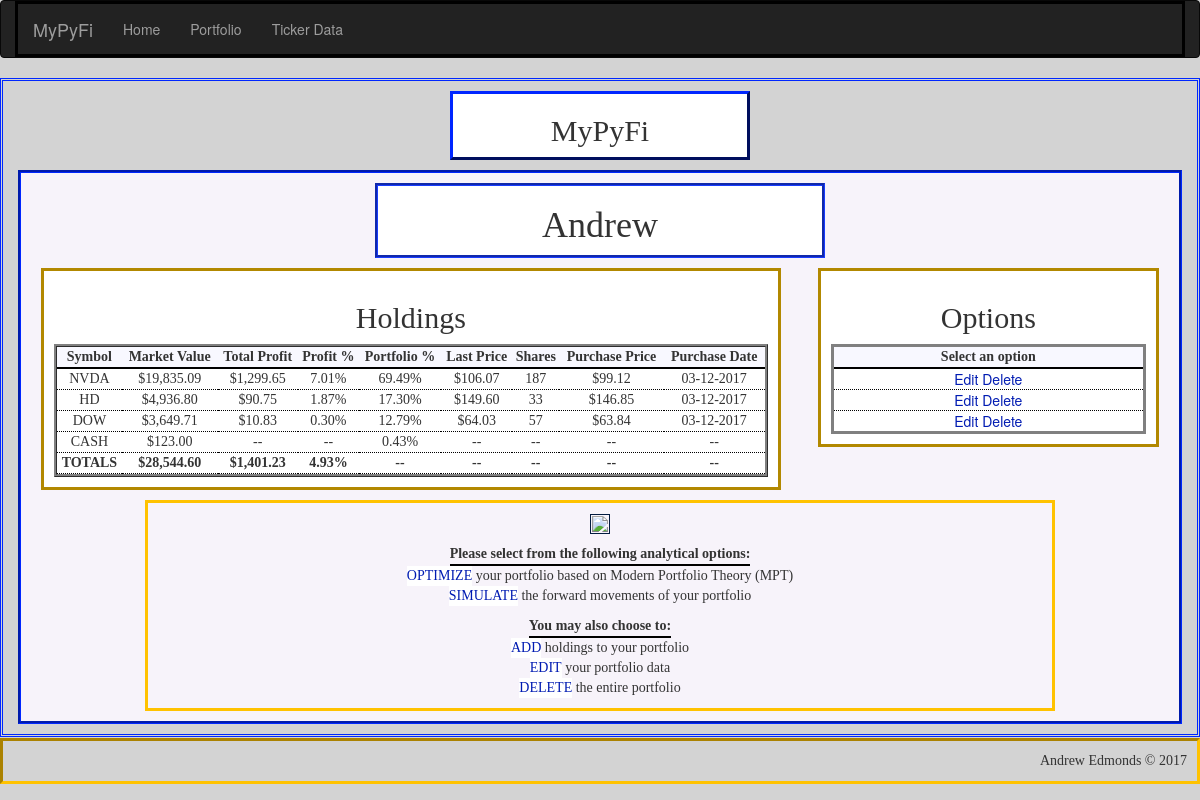
Page /portfolio/Andrew on the committed database.
### app/models.py (models this page shows, shortened)
class Portfolio(db.Model):
    __tablename__ = 'portfolios'
    id = db.Column(db.Integer, primary_key=True, autoincrement=True)
    name = db.Column(db.String(25), unique=True)    # name of portfolio
    cash = db.Column(db.Float)                      # cash holdings within portfolio
    market_value = db.Column(db.Float)              # market value of all holdings + cash
    total_profit = db.Column(db.Float)              # total profits of all holdings
    invested = db.Column(db.Float)                  # total amount invested into holdings - excludes cash holding
    profit_percent = db.Column(db.Float)            # percent return on current amount invested - excludes cash holding
    num_holdings = db.Column(db.Integer)            # total number of holdings in portfolio - excludes cash holding
    holdings = db.relationship('Holding', backref='portfolio', lazy='dynamic')

class Holding(db.Model):
    __tablename__ = 'holdings'
    id = db.Column(db.Integer, primary_key=True, autoincrement=True)
    symbol = db.Column(db.String(6))            # stock symbol
    shares = db.Column(db.Integer)              # number of shares held
    market_value = db.Column(db.Float)          # market value of holding
    purch_date = db.Column(db.Date)             # date holding was purchased
    purch_price = db.Column(db.Float)           # share price on purchase date
    last_price = db.Column(db.Float)            # most recent price from pandas_dataframe module
    total_profit = db.Column(db.Float)          # total profits of holding ($)
    profit_percent = db.Column(db.Float)        # percent profit based on initial amount invested
    portfolio_percent = db.Column(db.Float)     # percent holding makes up of overall portfolio
    last_updated = db.Column(db.String)         # date holding's last_price attribute was updated
    portfolio_id = db.Column(db.Integer, db.ForeignKey('portfolios.id'))

### app/main/views.py (the view)
@main.route('/portfolio/<name>', methods=['GET', 'POST'])
def portfolio(name):
    portfolio = Portfolio.query.filter_by(name=name).first()
    if portfolio is None:
        abort(404)
    else:
        session['portfolio'] = str(portfolio.name)
    holding_data = portfolio.holdings.order_by(Holding.portfolio_percent.desc()).all()
    PortfolioPlot(portfolio)
    return render_template('portfolio/portfolio.html', name=name, holding_data=holding_data, cash=portfolio.cash)

### app/templates/portfolio/portfolio.html (shortened to what this page needs)
{% extends "base-detailed.html" %}
{% import "bootstrap/wtf.html" as wtf %}
{% block page_title %}
<h2>
    <center>MyPyFi</center>
</h2>
{% endblock %}
{% block main_title %}
<h1>{{ name }}</h1>
{% endblock %}
{% block main_focus %}
{% if not holding_data|count > 0 %}
<h1>
    <center>No Holdings Found!</center>
</h1>
<p>
<center>There are no holdings saved in the portfolio {{ name }}</center></p>
{% else %}
<h2>
    <center>Holdings</center>
</h2>
<table style="width:100%" id="portfolio_table">
    <tr>
        <th>
            <center>Symbol</center>
        </th>
        <th>
            <center>Market Value</center>
        </th>
        <th>
            <center>Total Profit</center>
        </th>
        <th>
            <center>Profit %</center>
        </th>
        <th>
            <center>Portfolio %</center>
        </th>
        <th>
            <center>Last Price</center>
        </th>
        <th>
            <center>Shares</center>
        </th>
        <th>
            <center>Purchase Price</center>
        </th>
        <th>
            <center>Purchase Date</center>
        </th>
    </tr>
    {% for holding in holding_data %}
    <tr>
        <td>
            <center>{{ holding["symbol"] | upper }}</center>
        </td>
        <td>
            <center>{{ "${:,.2f}".format(holding["last_price"]*holding["shares"]) }}</center>
        </td>
        <td>
            <center>{{ "${:,.2f}".format(holding["total_profit"]) }}</center>
        </td>
        <td>
            <center>{{ "{0:.2f}%".format(holding["profit_percent"]*100) }}</center>
        </td>
        <td>
            <center>{{ "{0:.2f}%".format(holding["portfolio_percent"]*100) }}</center>
        </td>
        <td>
            <center>{{ "${:,.2f}".format(holding["last_price"]) }}</center>
        </td>
        <td>
            <center>{{ holding["shares"] }}</center>
        </td>
        <td>
            <center>{{ "${:,.2f}".format(holding["purch_price"]) }}</center>
        </td>
        <td>
            <center>{{ "{:%m-%d-%Y}".format(holding["purch_date"]) }}</center>
        </td>
    </tr>
    {% endfor %}
    <tr id="cash_row">
        <td>
            <center>CASH</center>
        </td>
        <td>
            <center>{{ "${:,.2f}".format(cash) }}</center>
        </td>
        <td>
            <center>--</center>
        </td>
        <td>
            <center>--
            </center>
        </td>
        <td>
            <center>{{
                "{0:.2f}%".format(100*cash/(holding_data|sum(attribute="market_value")+cash))
                }}
            </center>
        </td>
        <td>
            <center>--
            </center>
        </td>
        <td>
            <center>--
            </center>
        </td>
        <td>
            <center>--
            </center>
        </td>
        <td>
            <center>--
            </center>
        </td>
    </tr>
    <tr id="focus_total_row">
        <td>
            <center>TOTALS</center>
        </td>
        <td>
            <center>{{ "${:,.2f}".format(cash + holding_data|sum(attribute="market_value")) }}</center>
        </td>
        <td>
            <center>{{ "${:,.2f}".format(holding_data|sum(attribute="total_profit")) }}</center>
        </td>
        <td>
            <center>{{
                "{0:.2f}%".format(100*holding_data|sum(attribute="total_profit")/holding_data|sum(attribute="market_value"))
                }}
            </center>
        </td>
        <td>
            <center>--
            </center>
        </td>
        <td>
            <center>--
            </center>
        </td>
        <td>
            <center>--
            </center>
        </td>
        <td>
            <center>--
            </center>
        </td>
        <td>
            <center>--
            </center>
        </td>
    </tr>
</table>
{% endif %}
{% endblock %}
{% block main_options %}
{% if not holding_data|count > 0 %}
<h1>
    <center>No Holdings Found!</center>
</h1>
<p>
<center>There are no holdings saved in the portfolio {{ name }}</center></p>
{% else %}
<h2>
    <center>Options</center>
</h2>
<table style="width:100%" id="options_table">
    <tr>
        <th>
            <center>Select an option</center>
        </th>
    </tr>
    {% for holding in holding_data %}
    <tr>
        <td>
            <a class="button"
               href="{{ url_for('main.holding_edit', name=name, symbol=holding['symbol'], holding_id = holding['id'])}}">Edit</a>
            <a class="button"
               href="{{ url_for('main.holding_delete_ask', name=name, symbol=holding['symbol'], holding_id = holding['id'])}}">Delete</a>
        </td>
    </tr>
    {% endfor %}
</table>
{% endif %}
{% endblock %}
{% block verbage %}
<img src="{{ url_for('static',filename='portfolio_plot.png') }}">
<table style="width:100%" id="verbage_action_table">
    <tr>
        <th>
            <center>Please select from the following analytical options:</center>
        </th>
    </tr>
    <tr>
        <td>
            <a class="button" href="{{ url_for('main.portfolio_optimal_ask', name=name) }}">OPTIMIZE</a>
            your portfolio based on Modern Portfolio Theory (MPT)
        </td>
    </tr>
    <tr>
        <td>
            <a class="button" href="{{ url_for('main.portfolio_simulate_ask', name=name) }}">SIMULATE</a>
            the forward movements of your portfolio
        </td>
    </tr>
</table>
<table style="width:100%" id="verbage_edit_table">
    <tr>
        <th>
            <center>You may also choose to:</center>
        </th>
    </tr>
    <tr>
        <td>
            <a class="button" href="{{ url_for('main.holding_add', name=name) }}">ADD</a>
            holdings to your portfolio
        </td>
    </tr>
    <tr>
        <td>
            <a class="button" href="{{ url_for('main.portfolio_edit', name=name) }}">EDIT</a>
            your portfolio data
        </td>
    </tr>
    <tr>
        <td>
            <a class="button" href="{{ url_for('main.portfolio_delete_ask', name=name) }}">DELETE</a> the entire
            portfolio
        </td>
    </tr>
</table>
{% endblock %}

### app/templates/base-detailed.html (shortened to what this page needs)
{% extends "base.html" %}
{% block head %}
{{ super() }}
<link rel="stylesheet" href="{{ url_for('static',filename='css/style_main.css') }}" type="text/css">
{% endblock %}
{% block main_content %}
<div class="title" id="title">
    {% block page_title %}Page title{% endblock %}
</div>
<div class="container" id="main">
    <div class="title" id="main-title">
        {% block main_title %}Main Title{% endblock %}
    </div>
    <div class="container" id="main-focus">
        {% block main_focus %}Main focus{% endblock %}
    </div>
    <div class="container" id="main-options">
        {% block main_options %}main options{% endblock %}
    </div>
    <div class="container" id="verbage">
        {% block verbage %}verbage{% endblock %}
    </div>
</div>
{% endblock %}

### app/templates/base.html (shortened to what this page needs)
{% extends "bootstrap/base.html" %}
{% block head %}
{{ super() }}
{% endblock %}
{% block navbar %}
<div class="navbar navbar-inverse" role="navigation">
    <div class="container">
        <div class="navbar-header">
            <a class="navbar-brand" href="/">MyPyFi</a>
        </div>
        <div class="navbar-collapse collapse">
            <ul class="nav navbar-nav">
                <li><a href="/">Home</a></li>
                <li><a href="{{ url_for('main.portfolio_main') }}">Portfolio</a></li>
                <li><a href="{{ url_for('main.ticker_data') }}">Ticker Data</a></li>
            </ul>
        </div>
    </div>
</div>
{% endblock %}
{% block content %}
<div class="container" id="complete">
    {% block main_content %}{% endblock %}
</div>
{% block footer %}
<div class="footer" id="footer">
    Andrew Edmonds &copy; 2017
</div>
{% endblock %}
{% endblock %}

### app/static/css/style_main.css (style rules this page uses)
body { background-color: lightgray; }
.title { border-style: ridge; margin-left: auto; margin-right: auto; font-family: "Agency FB"; text-align: center; vertical-align: middle; }
.container { border-style: solid; border-color: black; }
#complete { border-color: #0027FF; border-style: double; margin: auto; padding-top: 10px; padding-bottom: 10px; width: 100%; min-height: 85vh; min-height: 550px; }
#main .container { padding: 10px; }
#title { border-color: #001BB2; border-style: outset; width: 300px; vertical-align: middle; background-color: white; }
#main { background-color: #F7F3FA; border-style: groove; border-color: #0027FF; padding: 10px; margin-top: 10px; margin-left: auto; margin-right: auto; width: 100%; }
#main h2 { font-family: "Palatino Linotype"; }
#main th { font-family: "Bitstream Vera Sans Mono"; border-bottom: 2pt solid black; }
#main-title { border-color: #193CFF; border-style: groove; margin-left: auto; margin-right: auto; width: 450px; height: 75px; background-color: white; }
#main-focus { background-color: white; border-color: #B28800; border-style: solid; margin: 10px; margin-right: auto; width: 65%; float: left; }
#portfolio_table { border-collapse: separate; border-style: ridge; background-color: #F4F1F7; }
#main-focus th { background-color: ghostwhite; }
#main-focus td { font-family: "Felix Titling"; border-bottom: 1pt dotted black; background-color: white; }
#focus_total_row { font-weight: bold; }
#main-options { background-color: white; border-color: #B28800; border-style: solid; margin: 10px; margin-left: 10px; margin-right: 10px; width: 30%; float: right; }
#options_table { text-align: center; border-style: solid; background-color: #F4F1F7; }
#main-options th { background-color: ghostwhite; }
#main-options td { font-family: Verdana, "Helvetica Neue", Arial, Helvetica, Geneva, sans-serif; border-bottom: 1pt dotted black; background-color: white; }
#verbage { border-color: #FFC200; border-style: solid; margin-left: auto; margin-right: auto; padding: 10px; width: 80%; min-height: 100px; clear: both; text-align: center; vertical-align: middle; font-family: "Fira Code"; }
#footer { border-style: inset; border-color: #FFC200; margin-top: 1px; padding: 10px; text-align: right; vertical-align: bottom; font-family: "Trebuchet MS"; clear: both; }
#verbage th { display: inline-block; }
.button { background-color: white; color: #001BB2; border: thin; text-align: center; text-decoration: none; display: inline-block; cursor: pointer; }
img { padding:1px; border:1px solid #021a40; }

### rows in the picture
Portfolio: name "Andrew", cash "$123.00"
Holding: symbol "NVDA", holding['last_price']*holding['shares'] "$19,835.09", total_profit "$1,299.65", holding['profit_percent']*100 "7.01%", holding['portfolio_percent']*100 "69.49%", last_price "$106.07", shares "187", purch_price "$99.12", purch_date "03-12-2017"
Holding: symbol "HD", holding['last_price']*holding['shares'] "$4,936.80", total_profit "$90.75", holding['profit_percent']*100 "1.87%", holding['portfolio_percent']*100 "17.30%", last_price "$149.60", shares "33", purch_price "$146.85", purch_date "03-12-2017"
Holding: symbol "DOW", holding['last_price']*holding['shares'] "$3,649.71", total_profit "$10.83", holding['profit_percent']*100 "0.30%", holding['portfolio_percent']*100 "12.79%", last_price "$64.03", shares "57", purch_price "$63.84", purch_date "03-12-2017"

### other values in the picture
{{ "${:,.2f}".format(cash + holding_data|sum(attribute="market_value")) }} "$28,544.60"
{{ "${:,.2f}".format(holding_data|sum(attribute="total_profit")) }} "$1,401.23"
